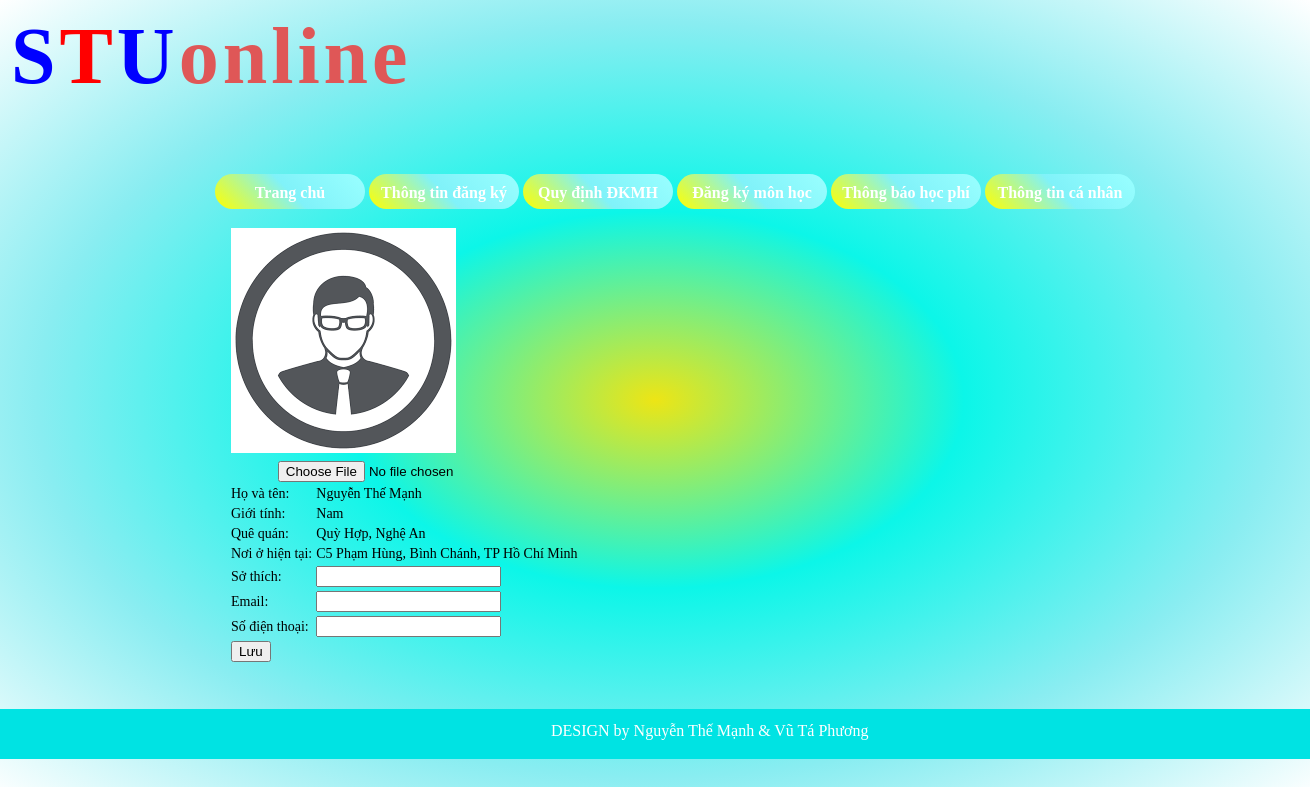
The app's page /editinfosv.php (signed in) with its own data.
### tables this page shows
CREATE TABLE IF NOT EXISTS `sinhvien` (
  `mssv` varchar(10) NOT NULL,
  `pass` varchar(12) NOT NULL,
  `hoten` tinytext NOT NULL,
  `gt` tinytext NOT NULL,
  `quequan` tinytext NOT NULL,
  `noio` tinytext NOT NULL,
  `manv` varchar(10) DEFAULT NULL,
  `sothich` tinytext,
  `avt` tinytext,
  `email` tinytext,
  `sdt` int(12) DEFAULT NULL,
  `manganh` varchar(10) DEFAULT NULL,
  `makhoa` varchar(10) DEFAULT NULL,
  `covanht` varchar(10) DEFAULT NULL,
  PRIMARY KEY (`mssv`),
  KEY `makhoa` (`makhoa`),
  KEY `manganh` (`manganh`),
  KEY `manv` (`manv`),
  KEY `covanht` (`covanht`)
);

### config/select.php (called while the page is built, shortened)
<?php
function select($cot,$bang,$ma,$tennd)
{
            $obj = null;
            try{
                $dsn="mysql:localhost=".HOST."; dbname=".DB_NAME;
                $obj = new PDO($dsn, DB_USER, DB_PASS);
                $obj->query("set names 'utf8' ");
                }
            catch(Exception $e)
            {
                echo $e->getMessage();  exit;
            }
            $sql="SELECT $cot FROM `$bang`";
            $sql.=" WHERE $ma='$tennd'";
            $data = $obj->prepare($sql);
            $data->execute();
            $mang=$data->fetch(PDO::FETCH_ASSOC);return $mang;
}
?>

### editinfosv.php (the view, shortened to what this page needs)
<?php
if (isset($_SESSION['user'])) {
  $tennd=$_SESSION['user'];
}
else
{
  header('Location: index.php');
}
include 'config/select.php';
?>
<!doctype html>
<html>
<head><meta http-equiv="content-type" content="text/html;charset=utf-8"/>
    <link href="css/hover.css" rel="stylesheet" media="all">
     <link href="css/magic.css" rel="stylesheet">
     <link href="css/logoheader.css" rel="stylesheet">
     <link href="css/dinhdangnut.css" rel="stylesheet">
     <link href="css/nutdangnhap.css" rel="stylesheet">
</head>
<body >
    <div id="header">
    <table align="center" class="tb">
        <tr class="logo"><td class="logophai stu1">S</td><td class="logotrai stu2">T</td><td class="logophai stu1">U</td><td class="logotrai">o</td><td class="logophai">n</td><td class="logotrai">l</td><td class="logophai">i</td><td class="logotrai">n</td><td class="logophai">e</td></tr>
        </table>
        </div>
    <div id="main">
    <div id="thanweb">
    <div id="menutrai">
    <ul>
    <li class="hvr-sweep-to-right hvr-ripple-out"><a href="trangchu.php">Trang chủ</a></li>
    <li class="hvr-sweep-to-right hvr-ripple-out"><a href="thongtindangky.php">Thông tin đăng ký</a></li>
    <li class="hvr-sweep-to-right hvr-ripple-out"><a>Quy định ĐKMH</a></li>
    <li class="hvr-sweep-to-right hvr-ripple-out"><a href="dangkymonhoc.php">Đăng ký môn học</a></li>
    <li class="hvr-sweep-to-right hvr-ripple-out"><a>Thông báo học phí</a></li>
    <li class="hvr-sweep-to-right hvr-ripple-out"><a href="thongtin.php">Thông tin cá nhân</a></li>
    </ul>
    </div>
    <div id="noidung">
    <table style="font-size:14px">
        <form action="updatesv.php" method="post" enctype="multipart/form-data" >
      <?php
                $data = select("*", "sinhvien", 'MSSV', $tennd);
      ?>
                <tr>
                  <td colspan="2">
                    <div class="khungavt">
                      <img src="<?php
                        if($data['avt']=='')
                        {
                          if($data['gt']=="Nam")
                          {
                            echo 'image/nam.png';
                          }
                          else
                          {
                            echo 'image/nu.jpg';
                          }
                        }
                        else
                        {
                          echo $data['avt'];
                        }
                      ?>">
                    </div>
                  </td>
                 </tr>
                 <tr><td colspan="2" align="center"><input type="file" name="suaavt"></td></tr>
                <tr><td>Họ và tên: </td><td><?php echo $data['hoten'];?></td></tr>
                <tr><td>Giới tính: </td><td><?php echo $data['gt'];?></td></tr>
                <tr><td>Quê quán: </td><td><?php echo $data['quequan'];?></td></tr>
                <tr><td>Nơi ở hiện tại: </td><td><?php echo $data['noio'];?></td></tr>
                <tr ><td>Sở thích: </td><td><input type="text" name="st"></td></tr>
                <tr ><td>Email: </td><td><input type="text" name="email"></td></tr>
                <tr ><td>Số điện thoại: </td><td><input type="text" name="sdt"></td></tr>
                <tr><td colspan="2"><input type="submit" name="submit" value="Lưu"></td></tr>
            </form>
              </table>
            </div>
    </div>
  </div>
  <div id="footer">
  <table align="center" style="padding-top:10px"><tr><td>
  DESIGN by Nguyễn Thế Mạnh &amp; Vũ Tá Phương
  </td></tr></table>
  </div>
</body>
</html>

### css/logoheader.css (style rules this page uses)
body { background: -webkit-repeating-radial-gradient(center, #EDE515, #0CF6E8,#89EDF1,#FFFFFF); background-repeat: no-repeat; background-size: 100%; background-attachment: fixed; }
.logophai { animation: chuyendong1 1s ease-out 0s 1 normal; }
.logotrai { animation: chuyendong2 1s ease-out 0s 1 normal; }
.logo { color: #DF5757; font-size: 80px; font-weight: bold; }
.stu1 { color: blue; }
.stu2 { color: red; }

### css/dinhdangnut.css (style rules this page uses)
#header { position:absolute; }
#menutrai { border-radius:7px; border-color:rgba(0,255,51,1); width:100%; color:white; font-weight:bold; font-size:16px; padding-top:150px; }
ul { text-align: center; list-style-type:none; text-align: center; }
li { line-height:17px; border-color:#0F3; background: -webkit-linear-gradient(45deg, yellow,#80F2F9,#99FFFF); border-radius: 20px; height:25px; width:150px; padding-top:10px; display: inline-block; }
li a { text-decoration: none; color: inherit; }
#noidung { padding-left:17%; float: left; }
#footer { margin-bottom:-10px; margin-left:-10px; margin-right:0px; background-color:rgba(0,227,227,1); color:white; font-size:16px; width:110%; height:50px; clear:left; margin-top: 500px; }

### records on screen
sinhvien: hoten "Nguyễn Thế Mạnh", gt "Nam", quequan "Quỳ Hợp, Nghệ An", noio "C5 Phạm Hùng, Bình Chánh, TP Hồ Chí Minh"
